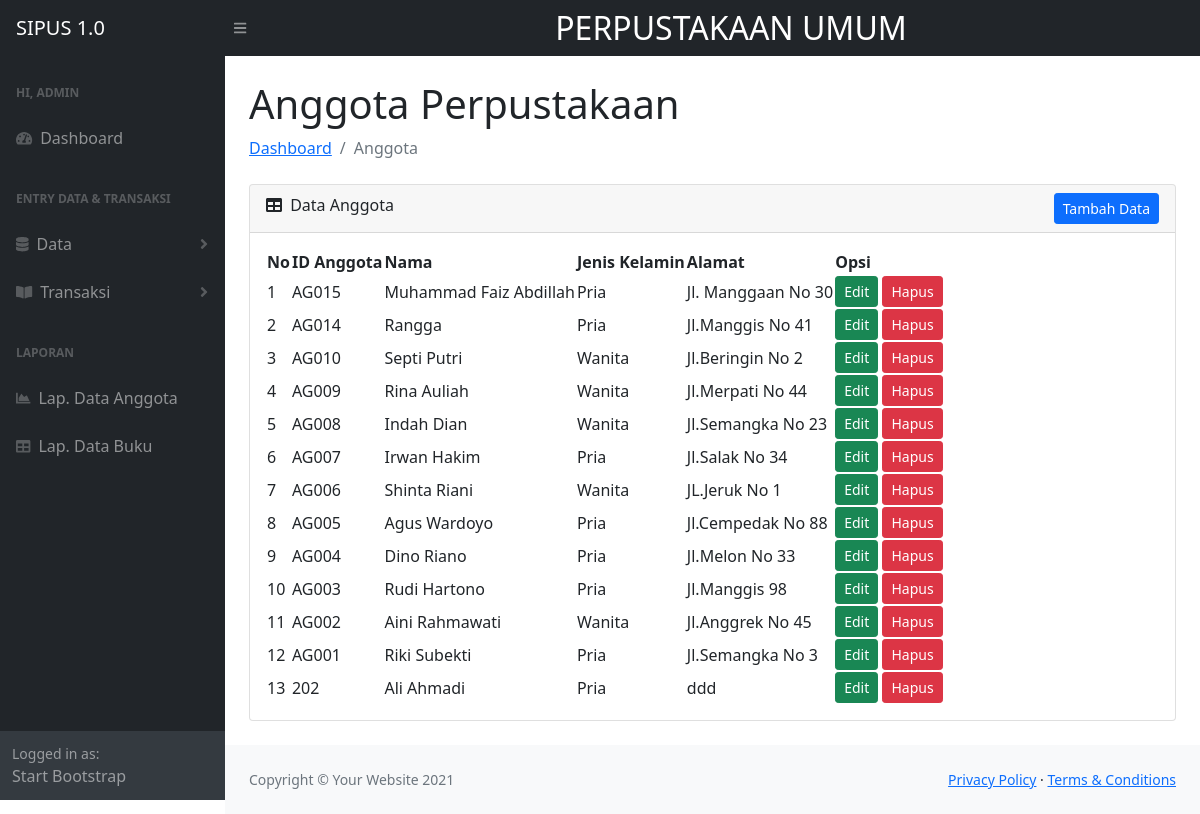
The page /index.php?p=anggota on the database its author committed.
### tables this page shows
CREATE TABLE `tbanggota` (
  `idanggota` varchar(5) NOT NULL,
  `nama` varchar(30) NOT NULL,
  `jeniskelamin` varchar(10) NOT NULL,
  `alamat` varchar(40) NOT NULL,
  `status` varchar(20) NOT NULL
);

### pages/anggota.php (the view, shortened to what this page needs)
<main>
    <div class="container-fluid px-4">
        <h1 class="mt-4">Anggota Perpustakaan</h1>
        <ol class="breadcrumb mb-4">
            <li class="breadcrumb-item"><a href="../sipus2/index.php">Dashboard</a></li>
            <li class="breadcrumb-item active">Anggota</li>
        </ol>
        <div class="card mb-4">
            <div class="card-header">
                <div class="row">
                    <div class="col-auto me-auto">
                        <i class="fas fa-table me-1"></i>
                        Data Anggota
                    </div>
                    <div class="col-auto">
                        <button type="button" class="btn btn-primary btn-sm" data-bs-toggle="modal"
                            data-bs-target="#exampleModal">
                            Tambah Data
                        </button>
                    </div>
                </div>
            </div>
            <div class="card-body">
                <table id="datatablesSimple">
                    <thead>
                        <tr>
                            <th>No</td>
                            <th>ID Anggota</th>
                            <th>Nama</th>
                            <th>Jenis Kelamin</th>
                            <th>Alamat</th>
                            <th>Opsi</th>
                        </tr>
                    </thead>
                    <?php
                    $sql = "SELECT * FROM tbanggota ORDER BY idanggota DESC";
                    $q_tampil_anggota = mysqli_query($db, $sql);
                    $nomor = 1;
                    while ($r_tampil_anggota = mysqli_fetch_array($q_tampil_anggota)) {
                    ?>
                    <tr>
                        <td><?php echo $nomor++; ?></td>
                        <td><?php echo $r_tampil_anggota['idanggota']; ?></td>
                        <td><?php echo $r_tampil_anggota['nama']; ?></td>
                        <td><?php echo $r_tampil_anggota['jeniskelamin']; ?></td>
                        <td><?php echo $r_tampil_anggota['alamat']; ?></td>
                        <td>
                            <a class="btn btn-success btn-sm"
                                href="index.php?p=anggota-edit&id=<?php echo $r_tampil_anggota['idanggota']; ?>"
                                class="tombol">Edit</a>
                            <a class="btn btn-danger btn-sm"
                                href="proses/anggota-hapus.php?id=<?php echo $r_tampil_anggota['idanggota']; ?>"
                                class="tombol"
                                onclick="return confirm('Apakah anda yakin ingin menghapus data ini?')">Hapus</a>
                        </td>
                    </tr>
                    <?php } ?>
                </table>
            </div>
        </div>
    </div>
</main>

### index.php (shortened to what this page needs)
<!DOCTYPE html>
<html lang="en">
<head>
    <link href="https://cdn.jsdelivr.net/npm/simple-datatables@latest/dist/style.css" rel="stylesheet" />
    <link href="css/styles.css" rel="stylesheet" />
</head>
<body class="sb-nav-fixed">
    <nav class="sb-topnav navbar navbar-expand navbar-dark bg-dark">
        <a class="navbar-brand ps-3" href="index.html">SIPUS 1.0</a>
        <button class="btn btn-link btn-sm order-1 order-lg-0 me-4 me-lg-0" id="sidebarToggle" href="#!"><i
                class="fas fa-bars"></i></button>
        <div class="col-md-6 offset-md-3 mt-2">
            <h2 class="h1-nav">PERPUSTAKAAN UMUM</h2>
        </div>
    </nav>
    <div id="layoutSidenav">
        <div id="layoutSidenav_nav">
            <nav class="sb-sidenav accordion sb-sidenav-dark" id="sidenavAccordion">
                <div class="sb-sidenav-menu">
                    <div class="nav">
                        <div class="sb-sidenav-menu-heading">Hi, Admin</div>
                        <a class="nav-link" href="index.php?p=beranda">
                            <div class="sb-nav-link-icon"><i class="fas fa-tachometer-alt"></i></div>
                            Dashboard
                        </a>
                        <div class="sb-sidenav-menu-heading">Entry Data & Transaksi</div>
                        <a class="nav-link collapsed" href="#" data-bs-toggle="collapse"
                            data-bs-target="#collapseLayouts" aria-expanded="false" aria-controls="collapseLayouts">
                            <div class="sb-nav-link-icon"><i class="fas fa-database"></i></div>
                            Data
                            <div class="sb-sidenav-collapse-arrow"><i class="fas fa-angle-down"></i></div>
                        </a>
                        <a class="nav-link collapsed" href="#" data-bs-toggle="collapse" data-bs-target="#collapsePages"
                            aria-expanded="false" aria-controls="collapsePages">
                            <div class="sb-nav-link-icon"><i class="fas fa-book-open"></i></div>
                            Transaksi
                            <div class="sb-sidenav-collapse-arrow"><i class="fas fa-angle-down"></i></div>
                        </a>
                        <div class="sb-sidenav-menu-heading">Laporan</div>
                        <a class="nav-link" href="charts.html">
                            <div class="sb-nav-link-icon"><i class="fas fa-chart-area"></i></div>
                            Lap. Data Anggota
                        </a>
                        <a class="nav-link" href="tables.html">
                            <div class="sb-nav-link-icon"><i class="fas fa-table"></i></div>
                            Lap. Data Buku
                        </a>
                    </div>
                </div>
                <div class="sb-sidenav-footer">
                    <div class="small">Logged in as:</div>
                    Start Bootstrap
                </div>
            </nav>
        </div>
        <div id="layoutSidenav_content">
            <?php
            $pages_dir = 'pages';
            if (!empty($_GET['p'])) {
                $pages = scandir($pages_dir, 0);
                unset($pages[0], $pages[1]);
                $p = $_GET['p'];
                if (in_array($p . '.php', $pages)) {
                    include($pages_dir . '/' . $p . '.php');
                } else {
                    echo 'Halaman Tidak Ditemukan';
                }
            } else {
                include($pages_dir . '/beranda.php');
            }
            ?>
            <footer class="py-4 bg-light mt-auto">
                <div class="container-fluid px-4">
                    <div class="d-flex align-items-center justify-content-between small">
                        <div class="text-muted">Copyright &copy; Your Website 2021</div>
                        <div>
                            <a href="#">Privacy Policy</a>
                            &middot;
                            <a href="#">Terms &amp; Conditions</a>
                        </div>
                    </div>
                </div>
            </footer>
        </div>
    </div>
</body>
</html>

### rows shown on the page
tbanggota: idanggota "AG015", nama "Muhammad Faiz Abdillah", jeniskelamin "Pria", alamat "Jl. Manggaan No 30"
tbanggota: idanggota "AG014", nama "Rangga", jeniskelamin "Pria", alamat "Jl.Manggis No 41"
tbanggota: idanggota "AG010", nama "Septi Putri", jeniskelamin "Wanita", alamat "Jl.Beringin No 2"
tbanggota: idanggota "AG009", nama "Rina Auliah", jeniskelamin "Wanita", alamat "Jl.Merpati No 44"
tbanggota: idanggota "AG008", nama "Indah Dian", jeniskelamin "Wanita", alamat "Jl.Semangka No 23"
tbanggota: idanggota "AG007", nama "Irwan Hakim", jeniskelamin "Pria", alamat "Jl.Salak No 34"
tbanggota: idanggota "AG006", nama "Shinta Riani", jeniskelamin "Wanita", alamat "JL.Jeruk No 1"
tbanggota: idanggota "AG005", nama "Agus Wardoyo", jeniskelamin "Pria", alamat "Jl.Cempedak No 88"
tbanggota: idanggota "AG004", nama "Dino Riano", jeniskelamin "Pria", alamat "Jl.Melon No 33"
tbanggota: idanggota "AG003", nama "Rudi Hartono", jeniskelamin "Pria", alamat "Jl.Manggis 98"
tbanggota: idanggota "AG002", nama "Aini Rahmawati", jeniskelamin "Wanita", alamat "Jl.Anggrek No 45"
tbanggota: idanggota "AG001", nama "Riki Subekti", jeniskelamin "Pria", alamat "Jl.Semangka No 3"
tbanggota: idanggota "202", nama "Ali Ahmadi", jeniskelamin "Pria", alamat "ddd"
